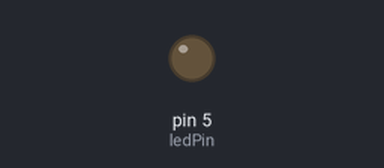
A sketch run on a simulated Arduino Uno, built with avr-gcc and run on an emulated ATmega328P. Parts: output pins drawn as LEDs (lit = HIGH).

Above: at 0.15 s.
Timing chart, 0 to 1.6 s (numbered marks = the images above):
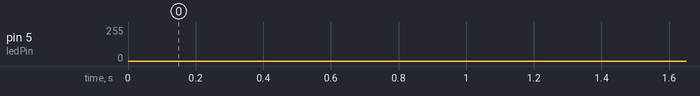

The sketch:

wrong-turn.ino
```cpp
int ledPin = 5;


void setup() {
  // initialize digital pin LED_BUILTIN as an output.
  pinMode(ledPin, OUTPUT);
}


void loop() {
  // fade the LED on thisPin from off to brightest:
    for (int brightness = 0; brightness < 255; brightness++) {
      analogWrite(ledPin, brightness);
    delay(1);
    }
    // fade the LED on thisPin from brightest to off:
    for (int brightness = 255; brightness >= 0; brightness--) {
      analogWrite(ledPin, brightness);
      delay(5);
    }

}
```
